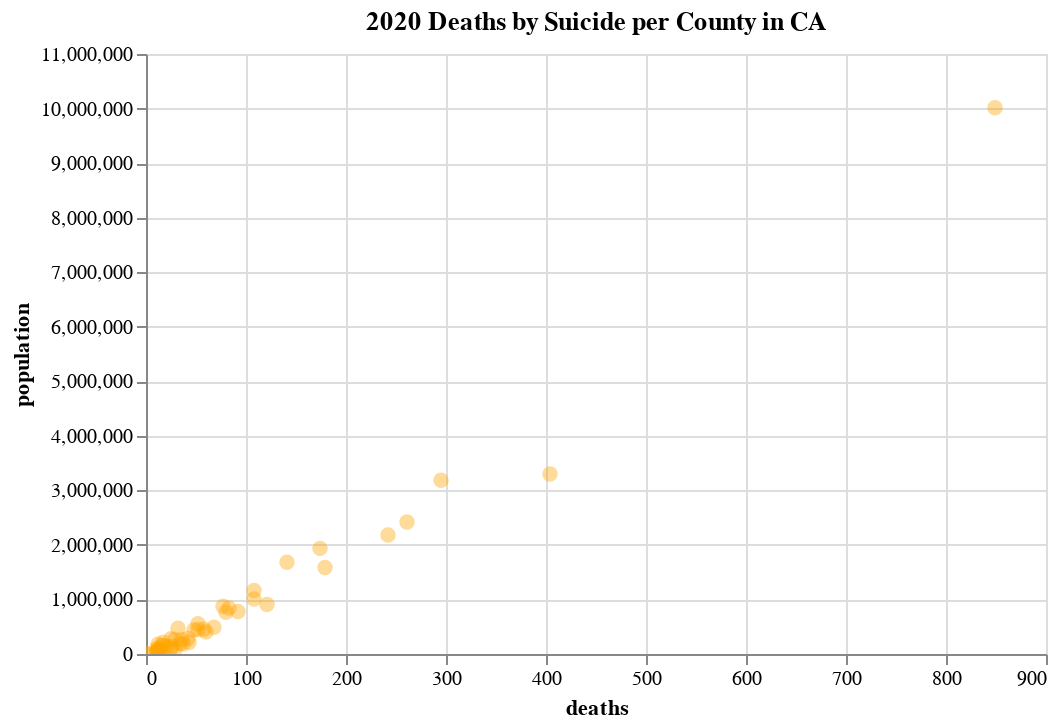

The notebook cell this image was saved under:
### Code cell
# Let's create a scater plot with drug induced deaths

source = suicide_data

alt.Chart(source).mark_circle(size=60).encode(
    y='population:Q',
    x='deaths:Q',
    tooltip=['county', 'facility_count', 'population', 'deaths'],
).properties(width=450, title='2020 Deaths by Suicide per County in CA'
).configure_mark(
    opacity=0.4,
    color='orange'
).interactive()

### Figure 1 — Vega-Lite specification as saved in the notebook (floating-point values rounded to 4 significant figures)
{"config": {"view": {"continuousWidth": 400, "continuousHeight": 300}, "mark": {"color": "orange", "opacity": 0.4}}, "data": {"name": "data-f61a7a4741a3614a41e56db2f2b112b8"}, "mark": {"type": "circle", "size": 60}, "encoding": {"tooltip": [{"field": "county", "type": "nominal"}, {"field": "facility_count", "type": "quantitative"}, {"field": "population", "type": "quantitative"}, {"field": "deaths", "type": "quantitative"}], "x": {"field": "deaths", "type": "quantitative"}, "y": {"field": "population", "type": "quantitative"}}, "selection": {"selector002": {"type": "interval", "bind": "scales", "encodings": ["x", "y"]}}, "title": "2020 Deaths by Suicide per County in CA", "width": 450, "$schema": "https://vega.github.io/schema/vega-lite/v4.17.0.json", "datasets": {"data-f61a7a4741a3614a41e56db2f2b112b8": [{"county": "ALAMEDA", "facility_count": 48.0, "population": 1682353, "deaths": 141.0, "deaths_rate": 1.68}, {"county": "ALPINE", "facility_count": null, "population": 1204, "deaths": 0.0, "deaths_rate": 0.0}, {"county": "AMADOR", "facility_count": 1.0, "population": 40474, "deaths": 12.0, "deaths_rate": 5.93}, {"county": "BUTTE", "facility_count": 12.0, "population": 211632, "deaths": 43.0, "deaths_rate": 4.06}, {"county": "CALAVERAS", "facility_count": 4.0, "population": 45292, "deaths": 13.0, "deaths_rate": 5.74}, {"county": "COLUSA", "facility_count": 1.0, "population": 21839, "deaths": null, "deaths_rate": null}, {"county": "CONTRA COSTA", "facility_count": 28.0, "population": 1165927, "deaths": 108.0, "deaths_rate": 1.85}, {"county": "DEL NORTE", "facility_count": null, "population": 27743, "deaths": null, "deaths_rate": null}, {"county": "EL DORADO", "facility_count": 9.0, "population": 191185, "deaths": 34.0, "deaths_rate": 3.56}, {"county": "FRESNO", "facility_count": 46.0, "population": 1008654, "deaths": 108.0, "deaths_rate": 2.14}, {"county": "GLENN", "facility_count": 1.0, "population": 28917, "deaths": null, "deaths_rate": null}, {"county": "HUMBOLDT", "facility_count": 10.0, "population": 136463, "deaths": 26.0, "deaths_rate": 3.81}, {"county": "IMPERIAL", "facility_count": 5.0, "population": 179702, "deaths": 12.0, "deaths_rate": 1.34}, {"county": "INYO", "facility_count": 2.0, "population": 19016, "deaths": null, "deaths_rate": null}, {"county": "KERN", "facility_count": 27.0, "population": 909235, "deaths": 121.0, "deaths_rate": 2.66}, {"county": "KINGS", "facility_count": 5.0, "population": 152486, "deaths": 18.0, "deaths_rate": 2.36}, {"county": "LAKE", "facility_count": 5.0, "population": 68163, "deaths": 11.0, "deaths_rate": 3.23}, {"county": "LASSEN", "facility_count": null, "population": 32730, "deaths": null, "deaths_rate": null}, {"county": "LOS ANGELES", "facility_count": 626.0, "population": 10014009, "deaths": 849.0, "deaths_rate": 1.7}, {"county": "MADERA", "facility_count": null, "population": 156255, "deaths": 16.0, "deaths_rate": 2.05}, {"county": "MARIN", "facility_count": 30.0, "population": 262321, "deaths": 36.0, "deaths_rate": 2.74}, {"county": "MARIPOSA", "facility_count": 1.0, "population": 17131, "deaths": null, "deaths_rate": null}, {"county": "MENDOCINO", "facility_count": 7.0, "population": 91601, "deaths": 29.0, "deaths_rate": 6.33}, {"county": "MERCED", "facility_count": 7.0, "population": 281202, "deaths": 25.0, "deaths_rate": 1.78}, {"county": "MODOC", "facility_count": null, "population": 8700, "deaths": 0.0, "deaths_rate": 0.0}, {"county": "MONO", "facility_count": null, "population": 13195, "deaths": null, "deaths_rate": null}, {"county": "MONTEREY", "facility_count": 16.0, "population": 439035, "deaths": 48.0, "deaths_rate": 2.19}, {"county": "NAPA", "facility_count": 6.0, "population": 138019, "deaths": 21.0, "deaths_rate": 3.04}, {"county": "NEVADA", "facility_count": 5.0, "population": 102241, "deaths": 25.0, "deaths_rate": 4.89}, {"county": "ORANGE", "facility_count": 392.0, "population": 3186989, "deaths": 295.0, "deaths_rate": 1.85}, {"county": "PLACER", "facility_count": 16.0, "population": 404739, "deaths": 60.0, "deaths_rate": 2.96}, {"county": "PLUMAS", "facility_count": null, "population": 19790, "deaths": null, "deaths_rate": null}, {"county": "RIVERSIDE", "facility_count": 120.0, "population": 2418185, "deaths": 261.0, "deaths_rate": 2.16}, {"county": "SACRAMENTO", "facility_count": 64.0, "population": 1585055, "deaths": 179.0, "deaths_rate": 2.26}, {"county": "SAN BENITO", "facility_count": 5.0, "population": 64209, "deaths": null, "deaths_rate": null}, {"county": "SAN BERNARDINO", "facility_count": 64.0, "population": 2181654, "deaths": 242.0, "deaths_rate": 2.22}, {"county": "SAN DIEGO", "facility_count": 174.0, "population": 3298634, "deaths": 404.0, "deaths_rate": 2.45}, {"county": "SAN FRANCISCO", "facility_count": 56.0, "population": 873965, "deaths": 77.0, "deaths_rate": 1.76}, {"county": "SAN JOAQUIN", "facility_count": 22.0, "population": 779233, "deaths": 92.0, "deaths_rate": 2.36}, {"county": "SAN LUIS OBISPO", "facility_count": 15.0, "population": 282424, "deaths": 42.0, "deaths_rate": 2.97}, {"county": "SAN MATEO", "facility_count": 29.0, "population": 764442, "deaths": 80.0, "deaths_rate": 2.09}, {"county": "SANTA BARBARA", "facility_count": 34.0, "population": 448229, "deaths": 52.0, "deaths_rate": 2.32}, {"county": "SANTA CLARA", "facility_count": 49.0, "population": 1936259, "deaths": 174.0, "deaths_rate": 1.8}, {"county": "SANTA CRUZ", "facility_count": 21.0, "population": 270861, "deaths": 29.0, "deaths_rate": 2.14}, {"county": "SHASTA", "facility_count": 10.0, "population": 182155, "deaths": 37.0, "deaths_rate": 4.06}, {"county": "SIERRA", "facility_count": 1.0, "population": 3236, "deaths": null, "deaths_rate": null}, {"county": "SISKIYOU", "facility_count": 3.0, "population": 44076, "deaths": 11.0, "deaths_rate": 4.99}, {"county": "SOLANO", "facility_count": 15.0, "population": 453491, "deaths": 58.0, "deaths_rate": 2.56}, {"county": "SONOMA", "facility_count": 32.0, "population": 488863, "deaths": 68.0, "deaths_rate": 2.78}, {"county": "STANISLAUS", "facility_count": 17.0, "population": 552878, "deaths": 52.0, "deaths_rate": 1.88}, {"county": "SUTTER", "facility_count": 8.0, "population": 99633, "deaths": 11.0, "deaths_rate": 2.21}, {"county": "TEHAMA", "facility_count": 2.0, "population": 65829, "deaths": 12.0, "deaths_rate": 3.65}, {"county": "TRINITY", "facility_count": 1.0, "population": 16112, "deaths": null, "deaths_rate": null}, {"county": "TULARE", "facility_count": 22.0, "population": 473117, "deaths": 32.0, "deaths_rate": 1.35}, {"county": "TUOLUMNE", "facility_count": 1.0, "population": 55620, "deaths": 15.0, "deaths_rate": 5.39}, {"county": "VENTURA", "facility_count": 48.0, "population": 843843, "deaths": 83.0, "deaths_rate": 1.97}, {"county": "YOLO", "facility_count": 5.0, "population": 216403, "deaths": 17.0, "deaths_rate": 1.57}, {"county": "YUBA", "facility_count": 4.0, "population": 81575, "deaths": 13.0, "deaths_rate": 3.19}]}}
